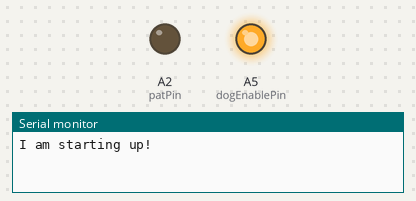
Recording of a sketch running on a simulated Arduino Uno, built with avr-gcc and run on an emulated ATmega328P. Shown: output pins drawn as LEDs (lit = HIGH), the last lines printed to the serial monitor.

Above: at 0.1 s.
At 5.2 s:
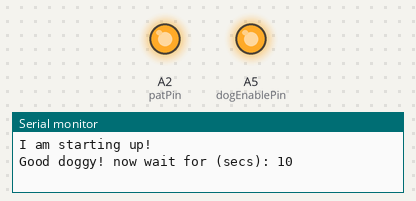
At 20.2 s:
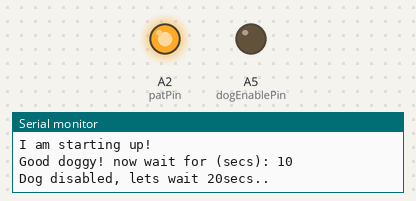
Timing chart, 0 to 39.3 s (numbered marks = the images above):
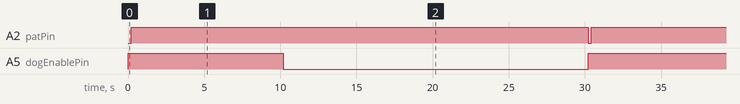

Measured:
- by itself, A2 (patPin): alternates HIGH for 30.0 s and LOW for 0.20 s
- by itself, A5 (dogEnablePin): alternates HIGH for 10.2 s and LOW for 20.0 s
- by itself, everything shown: repeats every 30.2 s, in 3 steps

The sketch:

pat.ino
```cpp
//you dont need to use the dogEnablePin, its optional,
//by default the dog will operate without this input hooked up.
//set your pot to timeout before 30sec and you will see a reset if not hooked up.

int patPin = A2;
int dogEnablePin = A5;
int dTime = 10 * 1000; //time delay = 10 seconds..

void setup() {
     Serial.begin(9600);
     pinMode(patPin, OUTPUT);
     digitalWrite(patPin, HIGH);
     pinMode(dogEnablePin, OUTPUT);
     Serial.println("I am starting up!");
}

void dogEnable(bool enable){
   digitalWrite(dogEnablePin, (enable ? HIGH : LOW) );
}

void patDog(){
     digitalWrite(patPin, LOW);
     delay(200);
     digitalWrite(patPin, HIGH);
}

void loop() {

     dogEnable(true);
     patDog();

     Serial.print("Good doggy! now wait for (secs): ");
     Serial.println(dTime/1000);
     delay(dTime);

     Serial.println("Dog disabled, lets wait 20secs..");
     dogEnable(false);
     delay(20*1000);


}
```
